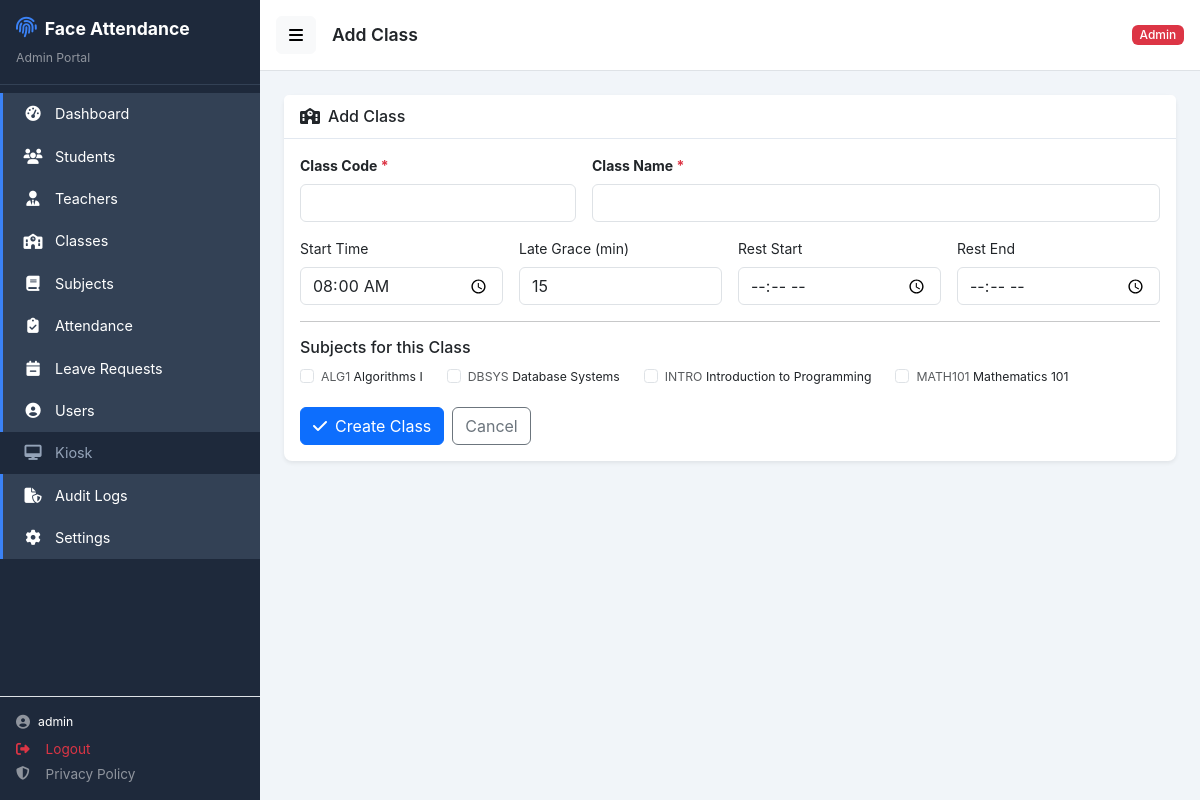
Screenshot of /public/admin/classes/create (signed in) with the database file from the repository.
### tables this page shows
CREATE TABLE subjects (
    id INT UNSIGNED AUTO_INCREMENT PRIMARY KEY,
    subject_code VARCHAR(40) NOT NULL UNIQUE,
    subject_name VARCHAR(120) NOT NULL,
    description TEXT NULL,
    is_active TINYINT(1) NOT NULL DEFAULT 1,
    created_at DATETIME NOT NULL DEFAULT CURRENT_TIMESTAMP,
    updated_at DATETIME NOT NULL DEFAULT CURRENT_TIMESTAMP ON UPDATE CURRENT_TIMESTAMP,
    INDEX idx_subjects_active (is_active)
);

### app/Controllers/Admin/ClassController.php (called while the page is built, shortened)
<?php
require_once BASE_PATH . '/app/Models/SubjectModel.php';
class ClassController extends BaseController
{
    public function create(): void
    {
        $subjects = SubjectModel::listAll();
        $this->view('admin/class_form', 'admin', [
            'title' => 'Add Class',
            'class' => null, 'subjects' => $subjects, 'csrf' => $this->csrfField(),
        ]);
    }
}

### public/index.php (called while the page is built, shortened)
<?php
$requestUri = $_SERVER['REQUEST_URI'] ?? '/';
$baseDir = parse_url(APP_URL, PHP_URL_PATH) ?? '';
if ($baseDir && strpos($requestUri, $baseDir) === 0) {
    $requestUri = substr($requestUri, strlen($baseDir));
}
$requestUri = $requestUri ?: '/';
$method = $_SERVER['REQUEST_METHOD'] ?? 'GET';
$requestUri = parse_url($requestUri, PHP_URL_PATH) ?: $requestUri;
$requestUri = preg_replace('#^/index\.php(?:/|$)#', '/', $requestUri);
$requestUri = rtrim($requestUri, '/') ?: '/';
$router = new Router();
$router->dispatch($method, $requestUri);

### app/Core/Database.php (called while the page is built, shortened)
<?php
class Database
{
    private static ?PDO $instance = null;
    public static function getInstance(): PDO
    {
        if (self::$instance === null) {
            $dsn = "mysql:host=" . DB_HOST . ";dbname=" . DB_NAME . ";charset=" . DB_CHARSET;
            try {
                self::$instance = new PDO($dsn, DB_USER, DB_PASS, [
                    PDO::ATTR_ERRMODE => PDO::ERRMODE_EXCEPTION,
                    PDO::ATTR_DEFAULT_FETCH_MODE => PDO::FETCH_ASSOC,
                    PDO::ATTR_EMULATE_PREPARES => false,
                ]);
            } catch (PDOException $e) {
                if (APP_DEBUG) {
                    die("Database connection failed: " . $e->getMessage());
                }
                die("A database error occurred. Please try again later.");
            }
        }
        return self::$instance;
    }
    public static function query(string $sql, array $params = []): PDOStatement
    {
        $stmt = self::getInstance()->prepare($sql);
        $stmt->execute($params);
        return $stmt;
    }
    public static function fetchAll(string $sql, array $params = []): array
    {
        $stmt = self::query($sql, $params);
        return $stmt->fetchAll();
    }
}

### app/Models/SubjectModel.php (called while the page is built, shortened)
<?php
class SubjectModel
{
    public static function listAll(): array
    {
        return Database::fetchAll("
            SELECT s.*,
                (SELECT COUNT(*) FROM class_subjects WHERE subject_id = s.id) AS class_count
            FROM subjects s
            ORDER BY s.subject_code");
    }
}

### views/admin/class_form.php (the view, shortened to what this page needs)
<div class="card border-0 shadow-sm">
    <div class="card-header bg-white"><h6 class="mb-0"><i class="fa-solid fa-school me-2"></i><?php echo $class ? 'Edit Class' : 'Add Class'; ?></h6></div>
    <div class="card-body">
        <form method="POST" action="<?php echo $class ? APP_URL . '/admin/classes/' . $class['id'] . '/update' : APP_URL . '/admin/classes/store'; ?>">
            <div class="row g-3">
                <div class="col-md-4">
                    <label class="form-label fw-bold">Class Code <span class="text-danger">*</span></label>
                    <input type="text" name="class_code" class="form-control" required value="<?php echo htmlspecialchars($class['class_code'] ?? ''); ?>">
                </div>
                <div class="col-md-8">
                    <label class="form-label fw-bold">Class Name <span class="text-danger">*</span></label>
                    <input type="text" name="class_name" class="form-control" required value="<?php echo htmlspecialchars($class['class_name'] ?? ''); ?>">
                </div>
                <div class="col-md-3">
                    <label class="form-label">Start Time</label>
                    <input type="time" name="start_time" class="form-control" value="<?php echo htmlspecialchars(substr($class['start_time'] ?? '08:00:00', 0, 5)); ?>">
                </div>
                <div class="col-md-3">
                    <label class="form-label">Late Grace (min)</label>
                    <input type="number" name="late_grace_minutes" class="form-control" min="0" value="<?php echo (int)($class['late_grace_minutes'] ?? 15); ?>">
                </div>
                <div class="col-md-3">
                    <label class="form-label">Rest Start</label>
                    <input type="time" name="rest_start_time" class="form-control" value="<?php echo htmlspecialchars(substr($class['rest_start_time'] ?? '', 0, 5)); ?>">
                </div>
                <div class="col-md-3">
                    <label class="form-label">Rest End</label>
                    <input type="time" name="rest_end_time" class="form-control" value="<?php echo htmlspecialchars(substr($class['rest_end_time'] ?? '', 0, 5)); ?>">
                </div>
            </div>
            <hr>
            <h6>Subjects for this Class</h6>
            <div class="row g-2 mb-3">
                <?php foreach (($subjects ?? []) as $sub):
                    $isAssigned = isset($assignedSubjects) && in_array($sub['id'], array_column($assignedSubjects, 'id'));
                ?>
                <div class="col-auto">
                    <div class="form-check form-check-inline">
                        <input class="form-check-input" type="checkbox" name="subject_ids[]" value="<?php echo $sub['id']; ?>" id="sub_<?php echo $sub['id']; ?>" <?php echo $isAssigned ? 'checked' : ''; ?>>
                        <label class="form-check-label small" for="sub_<?php echo $sub['id']; ?>">
                            <span class="text-muted"><?php echo htmlspecialchars($sub['subject_code']); ?></span>
                            <?php echo htmlspecialchars($sub['subject_name']); ?>
                        </label>
                    </div>
                </div>
                <?php endforeach; ?>
            </div>
            <div class="d-flex gap-2">
                <button type="submit" class="btn btn-primary"><i class="fa-solid fa-check me-2"></i><?php echo $class ? 'Update' : 'Create'; ?> Class</button>
                <a href="<?php echo APP_URL; ?>/admin/classes" class="btn btn-outline-secondary">Cancel</a>
            </div>
        </form>
    </div>
</div>

### public/assets/css/app.css (style rules this page uses)
:root { --sidebar-width: 260px; --sidebar-bg: #1e293b; --sidebar-hover: #334155; --sidebar-active: #3b82f6; --topbar-height: 60px; --content-bg: #f1f5f9; --card-shadow: 0 2px 12px rgba(0,0,0,0.08); --primary: #3b82f6; --success: #10b981; --danger: #ef4444; --warning: #f59e0b; }
* { box-sizing: border-box; }
body { font-family: -apple-system, BlinkMacSystemFont, 'Segoe UI', Roboto, Oxygen, Ubuntu, sans-serif; background: var(--content-bg); min-height: 100vh; font-size: 14px; }
.card { border-radius: 8px; box-shadow: var(--card-shadow); }
.card-header { border-bottom: 1px solid #e2e8f0; background: #fff; font-weight: 600; padding: 0.75rem 1rem; }
.card-body { padding: 1rem; }

### rows the page displays
subjects: subject_code "ALG1", subject_name "Algorithms I"
subjects: subject_code "DBSYS", subject_name "Database Systems"
subjects: subject_code "INTRO", subject_name "Introduction to Programming"
subjects: subject_code "MATH101", subject_name "Mathematics 101"

### other values shown
APP_NAME "Face Attendance"
$label "Dashboard"
$label "Students"
$label "Teachers"
$label "Classes"
$label "Subjects"
$label "Attendance"
$label "Leave Requests"
$label "Users"
$label "Kiosk"
$label "Audit Logs"
$label "Settings"
Session::get('username', 'Admin') "admin"
$title "Add Class"
